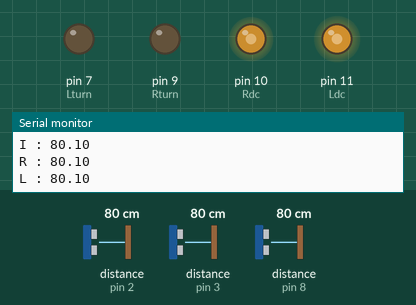
This sketch was run on a simulated Arduino Uno, built with avr-gcc and run on an emulated ATmega328P. Parts: output pins drawn as LEDs (lit = HIGH), the last lines printed to the serial monitor. Wiring (inferred from the names in the program): 3 × ultrasonic range finder: trigger pin 4, echo pin 2 / trigger pin 5, echo pin 3 / trigger pin 6, echo pin 8. Dashed ring = blinking. The inputs (shaded band) are chosen by the test bench; at power-on: distance to the obstacle (sensors on pin 2, pin 3, pin 8) 80 cm. The echo pulse lasts 58.3 µs per cm; random numbers use the default seed unless the sketch sets one; pins used as bus, display or sensor lines are not drawn.

Above: at 1.2 s.
1.3 s: distance to the obstacle (sensor on pin 2) set to 23 cm
2.8 s: distance to the obstacle (sensor on pin 2) set to 19 cm
At 3.05 s:
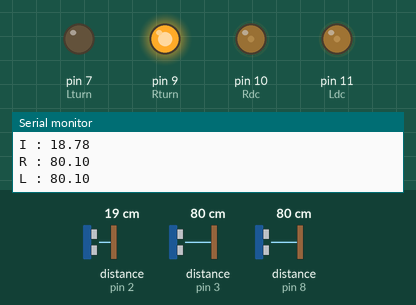
At 3.51 s:
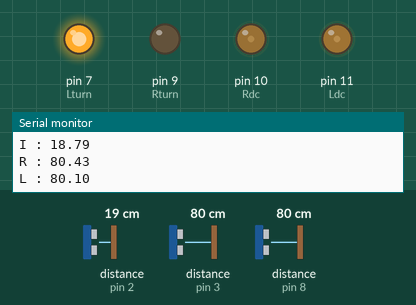
5.8 s: distance to the obstacle (sensor on pin 2) set to 60 cm
7.6 s: distance to the obstacle (sensor on pin 3) set to 22 cm
10.6 s: distance to the obstacle (sensor on pin 3) set to 19 cm
At 11.26 s:
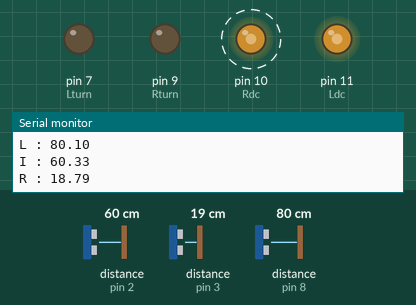
13.6 s: distance to the obstacle (sensor on pin 8) set to 10 cm
16.6 s: distance to the obstacle (sensor on pin 8) set to 7 cm
At 16.79 s:
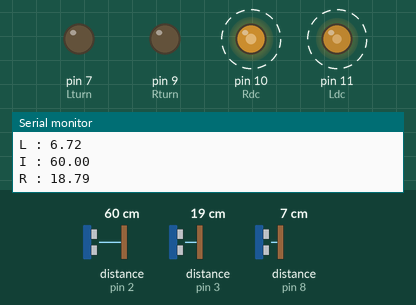
Timing chart, 0 to 20.6 s (numbered marks = the images above; inputs shaded):
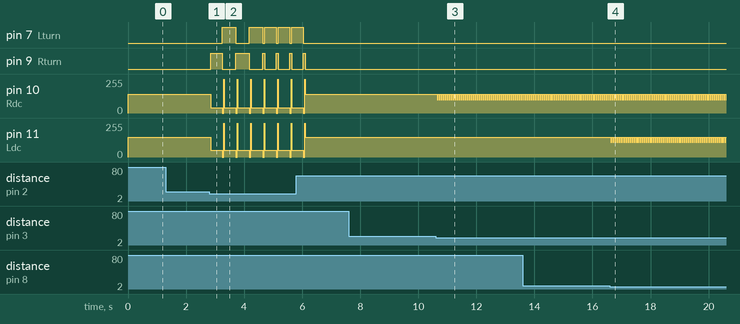

The sketch:

RobotTest6.ino
```cpp
#define Ldc 11
#define Lturn 7
#define Rdc 10
#define Rturn 9
#define trig_pinI 4
#define trig_pinR 5
#define trig_pinL 6
#define echoI_pin 2
#define echoR_pin 3
#define echoL_pin 8
#define LEFT 1
#define RIGHT 2

void straight();
void turnLeft();
void turnRight();
void disCheck();
void Stop();

float distanceI, distanceR, distanceL;

void setup() {
  pinMode(Lturn,OUTPUT);
  pinMode(Rturn,OUTPUT);
  pinMode(Ldc,OUTPUT);
  pinMode(Rdc,OUTPUT);
  pinMode(trig_pinI,OUTPUT);
  pinMode(trig_pinR,OUTPUT);
  pinMode(trig_pinL,OUTPUT);
  pinMode(echoI_pin,INPUT);
  pinMode(echoR_pin,INPUT);
  pinMode(echoL_pin,INPUT);
  Serial.begin(9600);
}

char turnCheck;
char turnRightCheck = 0;
char turnLeftCheck = 0;
bool LTL = false;
bool LTR = false;

void loop() {
   disCheck();
   if(distanceI <= 20.0 && distanceI != 0){
      if(distanceR <= 21.0){
        turnLeft();
      }else if(distanceL <= 21.0){
        turnRight();
      }else{
        turnCheck = rand() % 2;
        if(turnCheck == 0){
          if(++turnLeftCheck == 3){
            turnRight();
            turnLeftCheck = 0;
            turnRightCheck++;
          }else{
            turnLeft();
            turnLeftCheck++;
          }
        }else{
          if(++turnRightCheck == 3){
            turnLeft();
            turnRightCheck = 0;
            turnLeftCheck++;
          }else{
            turnRight();
            turnRightCheck++;
          }
        }
      }
   }else if(distanceL <= 15.0 && distanceR <= 15.0 && distanceI <= 15.0 && distanceL * distanceI * distanceR != 0){
    Uturn();
    while((distanceR > 21.0 || distanceR == 0) ||(distanceL > 21.0 || distanceL == 0)){
         straight();
         disCheck();
    }
   }else{
      if(distanceR <= 20.0 && distanceL != 0){
        littleTurnLeft();
        disCheck();
        //delay(2000);
      }else if(distanceL <= 20.0 && distanceL != 0){
        littleTurnRight();
        disCheck();
        //delay(2000);
      }else if(distanceR <= 20.0 && distanceL <= 15.0 && distanceR * distanceL != 0){
        Back();
        disCheck();
        if(distanceR <= 20.0 && distanceR != 0){
          littleTurnLeft();
          disCheck();
          delay(150);
        }else if(distanceL <= 20.0 && distanceL != 0){
          littleTurnRight();
          disCheck();
          delay(150);
        }
      }
      if(distanceR <= 8.0){
         littleTurnLeft();
         LTL = true;
      }else if(distanceL <= 8.0){
        littleTurnRight();
        LTR = true;
      }else{
        if(LTL == true){
          littleTurnRight();
         delay(40);
        LTL = false;
        }else if(LTR == true){
          littleTurnLeft();
          delay(40);
        LTR = false;
        }else{
          straight();
        }
      }
   }
}

void Back(){
  analogWrite(Ldc,180);
  analogWrite(Rdc,170);
  digitalWrite(Lturn,HIGH);
  digitalWrite(Rturn,HIGH);
  delay(150);
  return;
}

void littleTurnLeft(){
  analogWrite(Ldc,150);
  analogWrite(Rdc,100);
  digitalWrite(Lturn,LOW);
  digitalWrite(Rturn,LOW);
  return;
}

void littleTurnRight(){
  analogWrite(Ldc,110);
  analogWrite(Rdc,140);
  digitalWrite(Lturn,LOW);
  digitalWrite(Rturn,LOW);
  return;
}

void disCheck(){
  float durationI, durationR, durationL;
  digitalWrite(trig_pinI,LOW);
  digitalWrite(trig_pinR,LOW);
  digitalWrite(trig_pinL,LOW);

  digitalWrite(echoI_pin,LOW);
  delayMicroseconds(2);
  digitalWrite(trig_pinI,HIGH);
  delayMicroseconds(10);
  digitalWrite(trig_pinI,LOW);
  durationI = pulseIn(echoI_pin,HIGH,60000UL);
  distanceI = durationI / 2.0 / 29.0;
  Serial.print("I : ");
  Serial.print(distanceI);
  Serial.println();

  digitalWrite(echoR_pin,LOW);
  delayMicroseconds(2);
  digitalWrite(trig_pinR,HIGH);
  delayMicroseconds(10);
  digitalWrite(trig_pinR,LOW);
  durationR = pulseIn(echoR_pin, HIGH,60000UL);
  distanceR = durationR / 2.0 / 29.0;
  Serial.print("R : ");
  Serial.print(distanceR);
  Serial.println();

  digitalWrite(echoL_pin,LOW);
  delayMicroseconds(2);
  digitalWrite(trig_pinL,HIGH);
  delayMicroseconds(10);
  digitalWrite(trig_pinL,LOW);
  durationL = pulseIn(echoL_pin, HIGH,60000UL);
  distanceL = durationL / 2.0 / 29.0;
  Serial.print("L : ");
  Serial.print(distanceL);
  Serial.println();
  return;
}

void Uturn(){
  while(distanceI > 20.0 || distanceI == 0){
    turnRight();
    disCheck();
  }
  return;
}

void Stop(){
  digitalWrite(Ldc,HIGH);
  digitalWrite(Rdc,HIGH);
  return;
}

void straight(){
  analogWrite(Ldc,150);
  analogWrite(Rdc,140);
  digitalWrite(Lturn,LOW);
  digitalWrite(Rturn,LOW);
  return;
}

void turnLeft(){
  analogWrite(Ldc,50);
  analogWrite(Rdc,40);
  digitalWrite(Lturn,HIGH);
  digitalWrite(Rturn,LOW);
  delay(400);
  digitalWrite(Ldc,LOW);
  digitalWrite(Rdc,LOW);
  digitalWrite(Lturn,LOW);
  digitalWrite(Rturn,HIGH);
  delay(50);
  Stop();
  return;
}

void turnRight(){
  analogWrite(Ldc,50);
  analogWrite(Rdc,40);
  digitalWrite(Lturn,LOW);
  digitalWrite(Rturn,HIGH);
  delay(400);
  digitalWrite(Ldc,LOW);
  digitalWrite(Rdc,LOW);
  digitalWrite(Lturn,HIGH);
  digitalWrite(Rturn,LOW);
  delay(50);
  Stop();
}
```

Measured:
- the behaviour switches between 21 and 20 cm on distance to the obstacle (sensor on pin 2) (found by bisection; images 0 and 1)
- the behaviour switches between 21 and 20 cm on distance to the obstacle (sensor on pin 3) (found by bisection; images 2 and 3)
- the behaviour switches between 9 and 8 cm on distance to the obstacle (sensor on pin 8) (found by bisection; images 3 and 4)
- after the input at 2.8 s, pin 7 (Lturn): goes HIGH 0.46 s, LOW 0.46 s, 3 × (HIGH 0.46 s, LOW 0.06 s), then HIGH, starting after 0.46 s; pin 9 (Rturn): goes HIGH 0.40 s, LOW 0.46 s, HIGH 0.46 s, 3 × (LOW 0.46 s, HIGH 0.06 s), then LOW, starting after 0.06 s
- after the input at 10.6 s, pin 10 (Rdc): alternates 140/255 for 0.03 s and 100/255 for 0.03 s, starting after 0.06 s
- after the input at 16.6 s, pin 11 (Ldc): alternates 150/255 for 0.03 s and 110/255 for 0.03 s, starting at once
